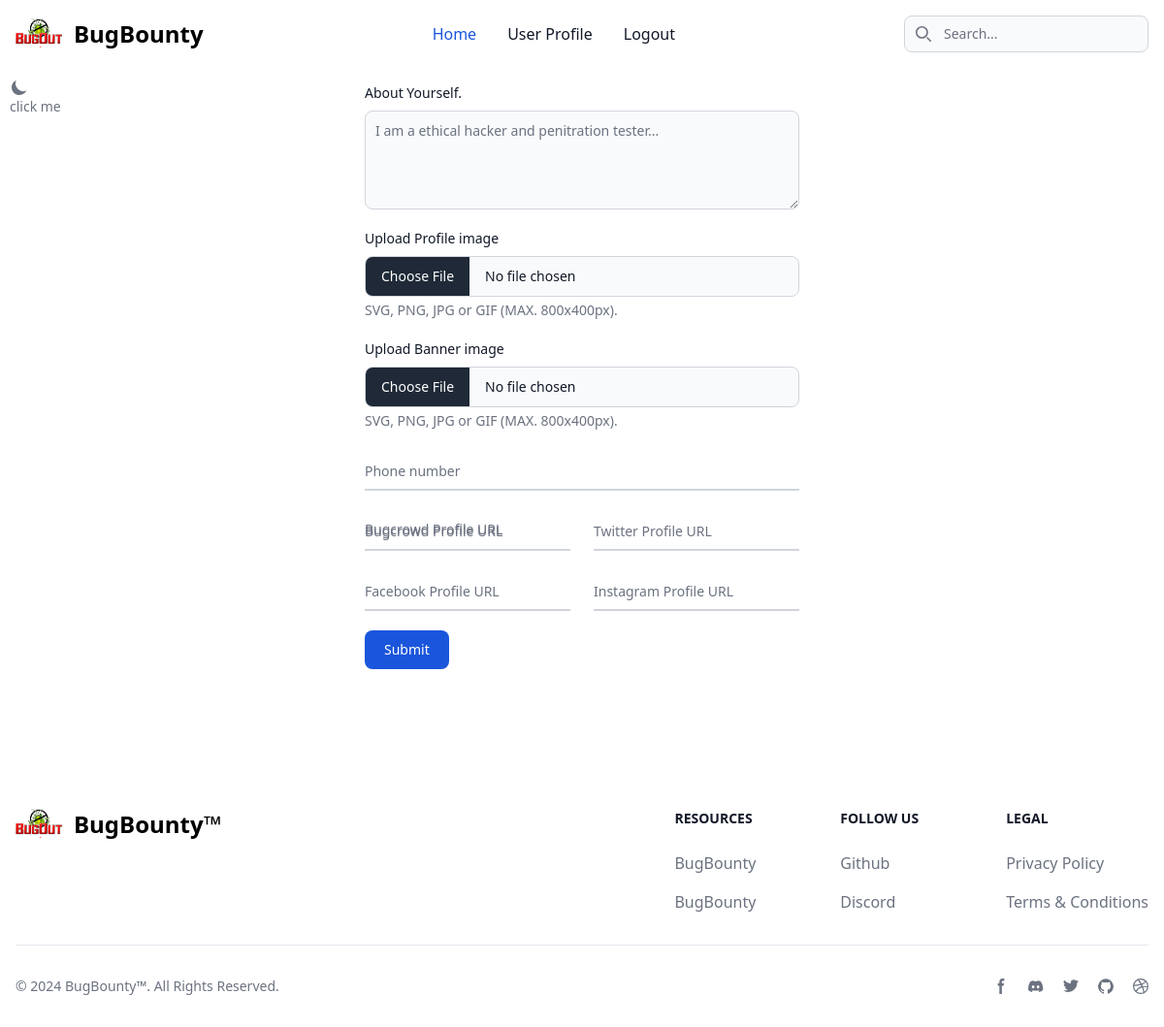
The app's page /updateprofile/ (signed in), older data.
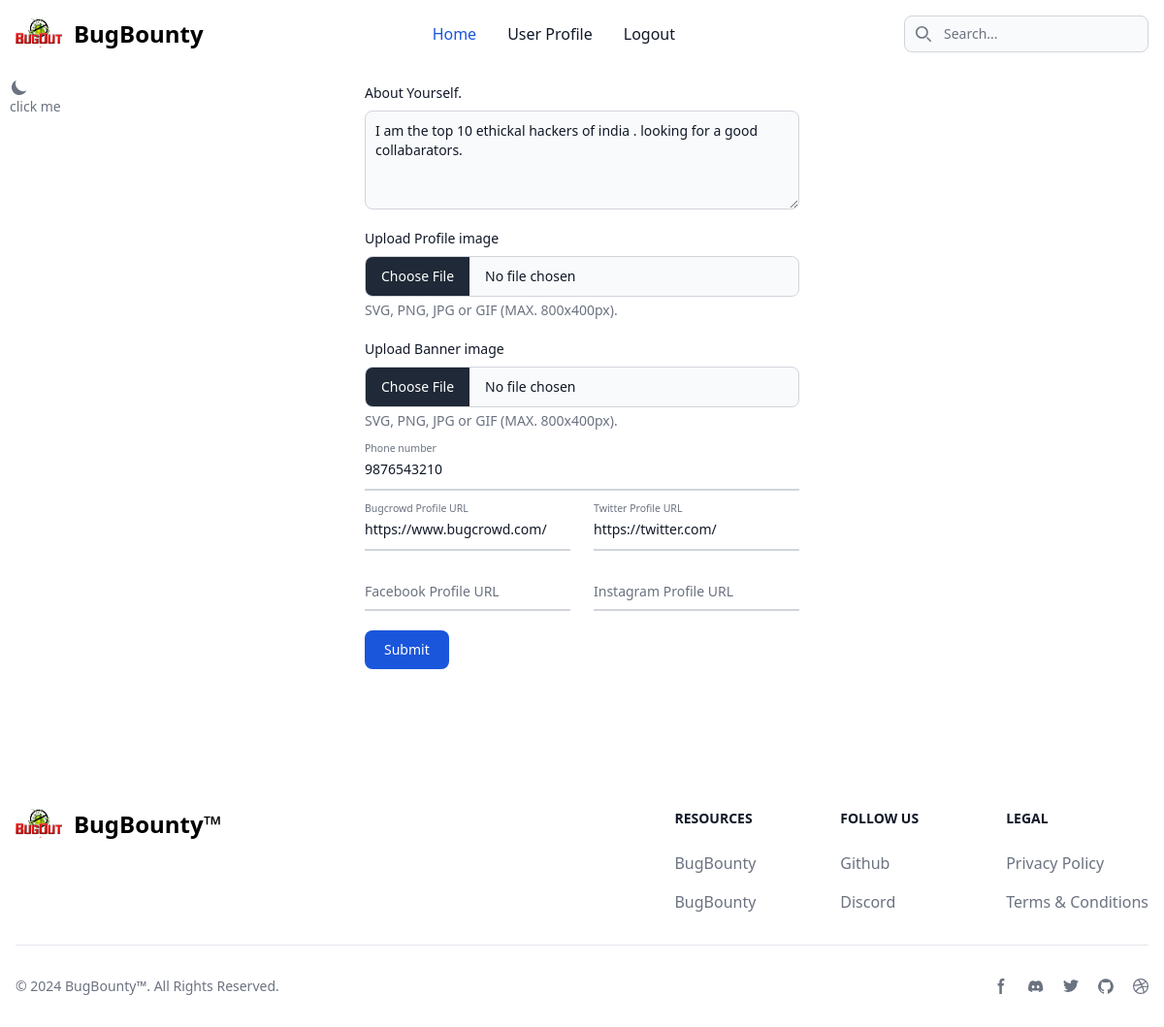
The same page, newer data.
### app/models.py (models this page shows)
class UserProfile(models.Model):
    user = models.ForeignKey(User, on_delete=models.CASCADE)
    username=models.CharField( max_length=150)
    profilepicture = models.ImageField(
        upload_to='images', height_field=None, width_field=None, max_length=None)
    banner = models.ImageField(
        upload_to='images', height_field=None, width_field=None, max_length=None, blank=True)
    about = models.TextField()
    collabs = models.IntegerField(default=0, null=True, blank=True)
    bugcrowd = models.CharField(max_length=150, blank=True)
    twitter = models.CharField(max_length=150, blank=True)
    fb = models.CharField(max_length=150, blank=True)
    insta = models.CharField(max_length=150, blank=True)
    phone = models.BigIntegerField(blank=True)

### app/views.py (the view, shortened to what this page needs)
# urls.py: path('updateprofile/', updateUserProfile, name='updateprofile'),
@login_required(login_url='/login')
def updateUserProfile(request):
    query = UserProfile.objects.filter(user=request.user).first()
    context = UserProfile.objects.filter(user=request.user)
    return render(request, 'addprofile.html', {"query": context})

### app/templates/addprofile.html (shortened to what the changed rows need)
{% extends 'base.html' %} {% block content %}
<div class="px-5 md:px-10">
  <form class="max-w-md mx-auto" method="post" enctype="multipart/form-data">
    {% csrf_token %} {% if query %} {% for val in query %}
    <div class="relative z-0 w-full mb-5 group">
      <label
        for="message"
        class="block mb-2 text-sm font-medium text-gray-900 dark:text-white"
        >About Yourself.</label
      >
      <textarea
        id="message"
        rows="4"
        name="about"
        class="block p-2.5 w-full text-sm text-gray-900 bg-gray-50 rounded-lg border border-gray-300 focus:ring-blue-500 focus:border-blue-500 dark:bg-gray-700 dark:border-gray-600 dark:placeholder-gray-400 dark:text-white dark:focus:ring-blue-500 dark:focus:border-blue-500"
        placeholder="I am a ethical hacker and penitration tester..."
        required
      >
{{val.about}}</textarea
      >
    </div>
    <div class="relative z-0 w-full mb-5 group">
      <label
        class="block mb-2 text-sm font-medium text-gray-900 dark:text-white"
        for="file_input"
        >Upload Profile image</label
      >
      <input
        class="block w-full text-sm text-gray-900 border border-gray-300 rounded-lg cursor-pointer bg-gray-50 dark:text-gray-400 focus:outline-none dark:bg-gray-700 dark:border-gray-600 dark:placeholder-gray-400"
        aria-describedby="file_input_help"
        id="file_input"
        type="file"
        name="profile"
      />
      <p
        class="mt-1 text-sm text-gray-500 dark:text-gray-300"
        id="file_input_help"
      >
        SVG, PNG, JPG or GIF (MAX. 800x400px).
      </p>
    </div>
    <div class="relative z-0 w-full mb-5 group">
      <label
        class="block mb-2 text-sm font-medium text-gray-900 dark:text-white"
        for="file_input"
        >Upload Banner image</label
      >
      <input
        class="block w-full text-sm text-gray-900 border border-gray-300 rounded-lg cursor-pointer bg-gray-50 dark:text-gray-400 focus:outline-none dark:bg-gray-700 dark:border-gray-600 dark:placeholder-gray-400"
        aria-describedby="file_input_help"
        id="file_input"
        type="file"
        name="banner"
      />
      <p
        class="mt-1 text-sm text-gray-500 dark:text-gray-300"
        id="file_input_help"
      >
        SVG, PNG, JPG or GIF (MAX. 800x400px).
      </p>
    </div>
    <div class="relative z-0 w-full mb-5 group">
      <input
        type="tel"
        pattern="[0-9]{10}"
        name="phone"
        id="floating_phone"
        value="{{val.phone}}"
        class="block py-2.5 px-0 w-full text-sm text-gray-900 bg-transparent border-0 border-b-2 border-gray-300 appearance-none dark:text-white dark:border-gray-600 dark:focus:border-blue-500 focus:outline-none focus:ring-0 focus:border-blue-600 peer"
        placeholder=" "
        required
      />
      <label
        for="floating_phone"
        class="peer-focus:font-medium absolute text-sm text-gray-500 dark:text-gray-400 duration-300 transform -translate-y-6 scale-75 top-3 -z-10 origin-[0] peer-focus:start-0 rtl:peer-focus:translate-x-1/4 peer-focus:text-blue-600 peer-focus:dark:text-blue-500 peer-placeholder-shown:scale-100 peer-placeholder-shown:translate-y-0 peer-focus:scale-75 peer-focus:-translate-y-6"
        >Phone number
      </label>
    </div>
    <div class="grid md:grid-cols-2 md:gap-6">
      <div class="relative z-0 w-full mb-5 group">
        <input
          type="text"
          name="bugcrowd"
          id="floating_first_name"
          value="{{val.bugcrowd}}"
          class="block py-2.5 px-0 w-full text-sm text-gray-900 bg-transparent border-0 border-b-2 border-gray-300 appearance-none dark:text-white dark:border-gray-600 dark:focus:border-blue-500 focus:outline-none focus:ring-0 focus:border-blue-600 peer"
          placeholder="Bugcrowd Profile URL"
          required
        />
        <label
          for="floating_first_name"
          class="peer-focus:font-medium absolute text-sm text-gray-500 dark:text-gray-400 duration-300 transform -translate-y-6 scale-75 top-3 -z-10 origin-[0] peer-focus:start-0 rtl:peer-focus:translate-x-1/4 peer-focus:text-blue-600 peer-focus:dark:text-blue-500 peer-placeholder-shown:scale-100 peer-placeholder-shown:translate-y-0 peer-focus:scale-75 peer-focus:-translate-y-6"
          >Bugcrowd Profile URL</label
        >
      </div>
      <div class="relative z-0 w-full mb-5 group">
        <input
          type="text"
          name="twitter"
          value="{{val.twitter}}"
          id="floating_last_name"
          class="block py-2.5 px-0 w-full text-sm text-gray-900 bg-transparent border-0 border-b-2 border-gray-300 appearance-none dark:text-white dark:border-gray-600 dark:focus:border-blue-500 focus:outline-none focus:ring-0 focus:border-blue-600 peer"
          placeholder=" "
          required
        />
        <label
          for="floating_last_name"
          class="peer-focus:font-medium absolute text-sm text-gray-500 dark:text-gray-400 duration-300 transform -translate-y-6 scale-75 top-3 -z-10 origin-[0] peer-focus:start-0 rtl:peer-focus:translate-x-1/4 peer-focus:text-blue-600 peer-focus:dark:text-blue-500 peer-placeholder-shown:scale-100 peer-placeholder-shown:translate-y-0 peer-focus:scale-75 peer-focus:-translate-y-6"
          >Twitter Profile URL</label
        >
      </div>
    </div>
    <div class="grid md:grid-cols-2 md:gap-6">
      <div class="relative z-0 w-full mb-5 group">
        <input
          type="text"
          name="facebook"
          value="{{val.fb}}"
          id="floating_phone"
          class="block py-2.5 px-0 w-full text-sm text-gray-900 bg-transparent border-0 border-b-2 border-gray-300 appearance-none dark:text-white dark:border-gray-600 dark:focus:border-blue-500 focus:outline-none focus:ring-0 focus:border-blue-600 peer"
          placeholder=" "
        />
        <label
          for="floating_phone"
          class="peer-focus:font-medium absolute text-sm text-gray-500 dark:text-gray-400 duration-300 transform -translate-y-6 scale-75 top-3 -z-10 origin-[0] peer-focus:start-0 rtl:peer-focus:translate-x-1/4 peer-focus:text-blue-600 peer-focus:dark:text-blue-500 peer-placeholder-shown:scale-100 peer-placeholder-shown:translate-y-0 peer-focus:scale-75 peer-focus:-translate-y-6"
          >Facebook Profile URL</label
        >
      </div>
      <div class="relative z-0 w-full mb-5 group">
        <input
          type="text"
          name="instagram"
          value="{{val.insta}}"
          id="floating_company"
          class="block py-2.5 px-0 w-full text-sm text-gray-900 bg-transparent border-0 border-b-2 border-gray-300 appearance-none dark:text-white dark:border-gray-600 dark:focus:border-blue-500 focus:outline-none focus:ring-0 focus:border-blue-600 peer"
          placeholder=" "
        />
        <label
          for="floating_company"
          class="peer-focus:font-medium absolute text-sm text-gray-500 dark:text-gray-400 duration-300 transform -translate-y-6 scale-75 top-3 -z-10 origin-[0] peer-focus:start-0 rtl:peer-focus:translate-x-1/4 peer-focus:text-blue-600 peer-focus:dark:text-blue-500 peer-placeholder-shown:scale-100 peer-placeholder-shown:translate-y-0 peer-focus:scale-75 peer-focus:-translate-y-6"
          >Instagram Profile URL</label
        >
      </div>
    </div>
    {% endfor %} {% else %}
    <div class="relative z-0 w-full mb-5 group">
      <label
        for="message"
        class="block mb-2 text-sm font-medium text-gray-900 dark:text-white"
        >About Yourself.</label
      >
      <textarea
        id="message"
        rows="4"
        name="about"
        class="block p-2.5 w-full text-sm text-gray-900 bg-gray-50 rounded-lg border border-gray-300 focus:ring-blue-500 focus:border-blue-500 dark:bg-gray-700 dark:border-gray-600 dark:placeholder-gray-400 dark:text-white dark:focus:ring-blue-500 dark:focus:border-blue-500"
        placeholder="I am a ethical hacker and penitration tester..."
        required
      ></textarea>
    </div>
    <div class="relative z-0 w-full mb-5 group">
      <label
        class="block mb-2 text-sm font-medium text-gray-900 dark:text-white"
        for="file_input"
        >Upload Profile image</label
      >
      <input
        class="block w-full text-sm text-gray-900 border border-gray-300 rounded-lg cursor-pointer bg-gray-50 dark:text-gray-400 focus:outline-none dark:bg-gray-700 dark:border-gray-600 dark:placeholder-gray-400"
        aria-describedby="file_input_help"
        id="file_input"
        type="file"
        name="profile"
      />
      <p
        class="mt-1 text-sm text-gray-500 dark:text-gray-300"
        id="file_input_help"
      >
        SVG, PNG, JPG or GIF (MAX. 800x400px).
      </p>
    </div>
    <div class="relative z-0 w-full mb-5 group">
      <label
        class="block mb-2 text-sm font-medium text-gray-900 dark:text-white"
        for="file_input"
        >Upload Banner image</label
      >
      <input
        class="block w-full text-sm text-gray-900 border border-gray-300 rounded-lg cursor-pointer bg-gray-50 dark:text-gray-400 focus:outline-none dark:bg-gray-700 dark:border-gray-600 dark:placeholder-gray-400"
        aria-describedby="file_input_help"
        id="file_input"
        type="file"
        name="banner"
      />
      <p
        class="mt-1 text-sm text-gray-500 dark:text-gray-300"
        id="file_input_help"
      >
        SVG, PNG, JPG or GIF (MAX. 800x400px).
      </p>
    </div>
    <div class="relative z-0 w-full mb-5 group">
      <input
        type="tel"
        pattern="[0-9]{10}"
        name="phone"
        id="floating_phone"
        class="block py-2.5 px-0 w-full text-sm text-gray-900 bg-transparent border-0 border-b-2 border-gray-300 appearance-none dark:text-white dark:border-gray-600 dark:focus:border-blue-500 focus:outline-none focus:ring-0 focus:border-blue-600 peer"
        placeholder=" "
        required
      />
      <label
        for="floating_phone"
        class="peer-focus:font-medium absolute text-sm text-gray-500 dark:text-gray-400 duration-300 transform -translate-y-6 scale-75 top-3 -z-10 origin-[0] peer-focus:start-0 rtl:peer-focus:translate-x-1/4 peer-focus:text-blue-600 peer-focus:dark:text-blue-500 peer-placeholder-shown:scale-100 peer-placeholder-shown:translate-y-0 peer-focus:scale-75 peer-focus:-translate-y-6"
        >Phone number
      </label>
    </div>
    <div class="grid md:grid-cols-2 md:gap-6">
      <div class="relative z-0 w-full mb-5 group">
        <input
          type="text"
          name="bugcrowd"
          id="floating_first_name"
          class="block py-2.5 px-0 w-full text-sm text-gray-900 bg-transparent border-0 border-b-2 border-gray-300 appearance-none dark:text-white dark:border-gray-600 dark:focus:border-blue-500 focus:outline-none focus:ring-0 focus:border-blue-600 peer"
          placeholder="Bugcrowd Profile URL"
          required
        />
        <label
          for="floating_first_name"
          class="peer-focus:font-medium absolute text-sm text-gray-500 dark:text-gray-400 duration-300 transform -translate-y-6 scale-75 top-3 -z-10 origin-[0] peer-focus:start-0 rtl:peer-focus:translate-x-1/4 peer-focus:text-blue-600 peer-focus:dark:text-blue-500 peer-placeholder-shown:scale-100 peer-placeholder-shown:translate-y-0 peer-focus:scale-75 peer-focus:-translate-y-6"
          >Bugcrowd Profile URL</label
        >
      </div>
      <div class="relative z-0 w-full mb-5 group">
        <input
          type="text"
          name="twitter"
          id="floating_last_name"
          class="block py-2.5 px-0 w-full text-sm text-gray-900 bg-transparent border-0 border-b-2 border-gray-300 appearance-none dark:text-white dark:border-gray-600 dark:focus:border-blue-500 focus:outline-none focus:ring-0 focus:border-blue-600 peer"
          placeholder=" "
          required
        />
        <label
          for="floating_last_name"
          class="peer-focus:font-medium absolute text-sm text-gray-500 dark:text-gray-400 duration-300 transform -translate-y-6 scale-75 top-3 -z-10 origin-[0] peer-focus:start-0 rtl:peer-focus:translate-x-1/4 peer-focus:text-blue-600 peer-focus:dark:text-blue-500 peer-placeholder-shown:scale-100 peer-placeholder-shown:translate-y-0 peer-focus:scale-75 peer-focus:-translate-y-6"
          >Twitter Profile URL</label
        >
      </div>
    </div>
    <div class="grid md:grid-cols-2 md:gap-6">
      <div class="relative z-0 w-full mb-5 group">
        <input
          type="text"
          name="facebook"
          id="floating_phone"
          class="block py-2.5 px-0 w-full text-sm text-gray-900 bg-transparent border-0 border-b-2 border-gray-300 appearance-none dark:text-white dark:border-gray-600 dark:focus:border-blue-500 focus:outline-none focus:ring-0 focus:border-blue-600 peer"
          placeholder=" "
        />
        <label
          for="floating_phone"
          class="peer-focus:font-medium absolute text-sm text-gray-500 dark:text-gray-400 duration-300 transform -translate-y-6 scale-75 top-3 -z-10 origin-[0] peer-focus:start-0 rtl:peer-focus:translate-x-1/4 peer-focus:text-blue-600 peer-focus:dark:text-blue-500 peer-placeholder-shown:scale-100 peer-placeholder-shown:translate-y-0 peer-focus:scale-75 peer-focus:-translate-y-6"
          >Facebook Profile URL</label
        >
      </div>
      <div class="relative z-0 w-full mb-5 group">
        <input
          type="text"
          name="instagram"
          id="floating_company"
          class="block py-2.5 px-0 w-full text-sm text-gray-900 bg-transparent border-0 border-b-2 border-gray-300 appearance-none dark:text-white dark:border-gray-600 dark:focus:border-blue-500 focus:outline-none focus:ring-0 focus:border-blue-600 peer"
          placeholder=" "
        />
        <label
          for="floating_company"
          class="peer-focus:font-medium absolute text-sm text-gray-500 dark:text-gray-400 duration-300 transform -translate-y-6 scale-75 top-3 -z-10 origin-[0] peer-focus:start-0 rtl:peer-focus:translate-x-1/4 peer-focus:text-blue-600 peer-focus:dark:text-blue-500 peer-placeholder-shown:scale-100 peer-placeholder-shown:translate-y-0 peer-focus:scale-75 peer-focus:-translate-y-6"
          >Instagram Profile URL</label
        >
      </div>
    </div>
    {% endif %}
  </form>
</div>
{% endblock content %}

Row changes from the older to the newer data that the page shows:
added UserProfile: about "I am the top 10 ethickal hackers of india . looking for a good collabarators.", phone "9876543210", bugcrowd "https://www.bugcrowd.com/", twitter "https://twitter.com/"
Text that changed along with them:
text no longer shown: "About Yourself. Upload Profile image SVG, PNG, JPG or GIF (MAX. 800x400px). Upload Banner image SVG, PNG, JPG or GIF (MAX. 800x400px). Phone number Bugcrowd Profile URL Twitter Profile URL Facebook Profile URL Instagram Profile URL"
